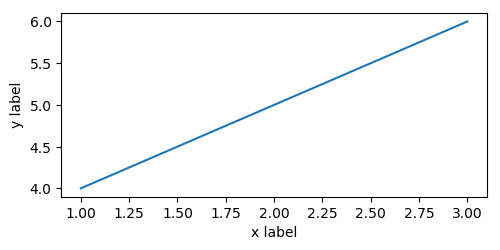

Recreate this plot in Python.
fig = plt.figure()
fig.gca().plot([1, 2, 3], [4, 5, 6])
plt.gca().set_xlabel("x label")
plt.gca().set_ylabel("y label")
set_size(fig, (5, 2.5))
plt.savefig("update-size.png", bbox_inches='tight')
print(imread("update-size.png").shape) # outputs (250, 500, 4)
